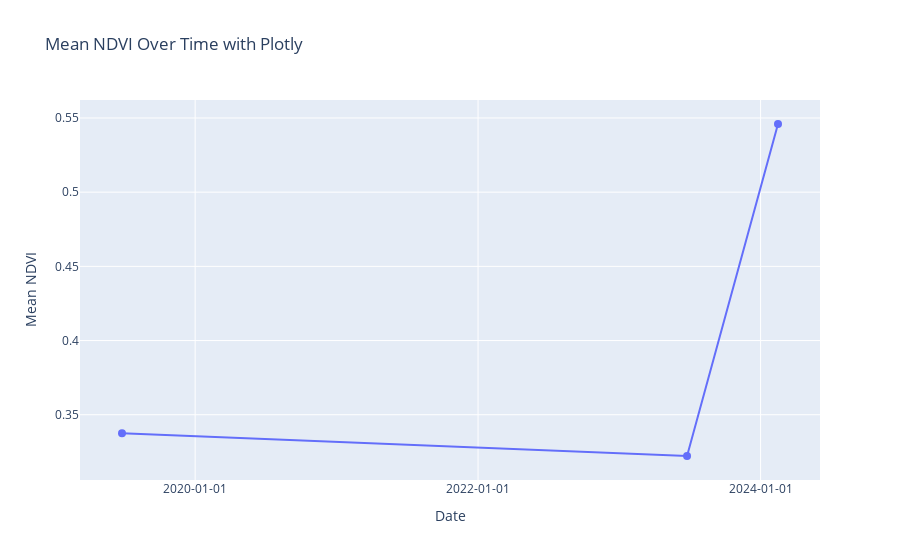

Notebook cell for this chart:
### Markdown cell above
<h1>Observation</h1>
<p>From the above graph we can observe that mean ndvi value decreases from 2019 to 2023 but in 2024 there is a sharp increase of the ndvi value</p>
<p>The sharp increase in gap of 8 months seems a bit abnormal to me.I think the first two images are collected during the mid of the year (in June month) and the last image is collected in February. Weather might affect the amount of light reflected to satellite and might have affected the value of band frequency or wavelength of the near-infrared band and typically during February,it remains Winter and thus there is a low reflection of red channel compared to NIR channel and thus it yields high NDVI value.Even from images it can be said that the amount of barren land in last image is more than rest two.So I think data collection method is not consistent.</p>

<p>However, I will still work with the given data and will try to find further insights</p>

### Code cell
#I have redo the above but this time with plotly to make it looks a bit better and provide some bit of interactivity
def plot_ndvi_against_time_plotly(directory, mean_ndvi_values):
    # Extracting dates from filenames
    """
    Plotting mean_ndvi_value against time.This time I am doing it with plotly
    
    Parameters:
    directory(str):The directory to the data folder
    mean_ndvi_values(list):The data as list of mean_ndvi_values for each image
    
    Returns:
    None

    """
    dates = []
    for filename in sorted(os.listdir(directory)):
        if filename.endswith(".tiff"):
            date = extract_date_from_filename(filename)
            dates.append(date)

    # Creating figure
    fig = go.Figure()

    # Adding a scatter plot
    fig.add_trace(go.Scatter(x=dates, y=mean_ndvi_values, mode='lines+markers',
                             name='Mean NDVI', marker=dict(size=8)))

    # Updating layout
    fig.update_layout(
        title='Mean NDVI Over Time with Plotly',
        xaxis_title='Date',
        yaxis_title='Mean NDVI',
        xaxis=dict(
            tickmode='auto',
            nticks=len(dates),
            tickformat='%Y-%m-%d'
        )
    )

    # Showing the plot
    fig.show()


directory_path = 'data' 
plot_ndvi_against_time_plotly(directory_path, mean_ndvi_values)

### Figure 1 — Plotly figure (JSON) as saved in the notebook; plotly's stock layout.template omitted (floating-point values rounded to 4 significant figures)
{"data": [{"marker": {"size": 8}, "mode": "lines+markers", "name": "Mean NDVI", "type": "scatter", "x": ["2019-06-26", "2023-06-25", "2024-02-15"], "y": [0.3375, 0.3222, 0.5459]}], "layout": {"title": {"text": "Mean NDVI Over Time with Plotly"}, "xaxis": {"nticks": 3, "tickformat": "%Y-%m-%d", "tickmode": "auto", "title": {"text": "Date"}}, "yaxis": {"title": {"text": "Mean NDVI"}}}}
